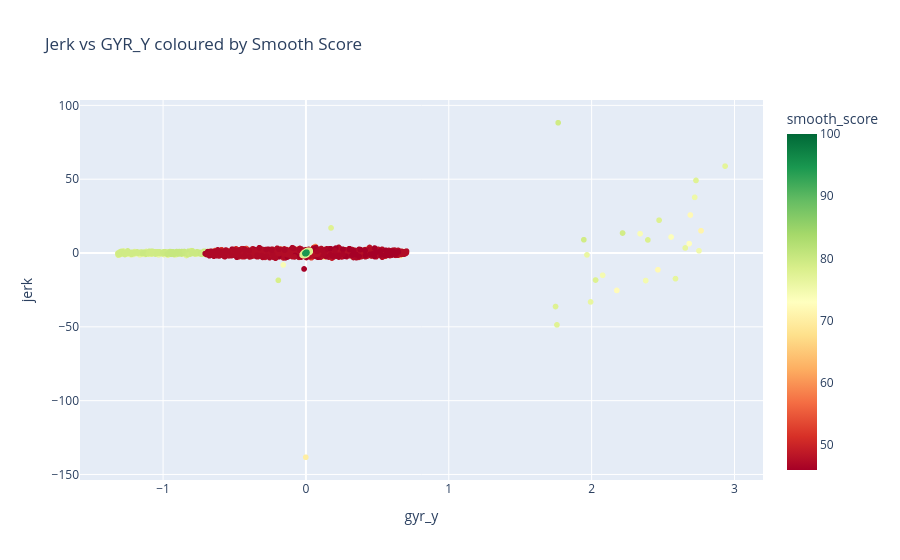

The cell this chart's notebook holds for it:
### Code cell
# Jerk vs GYR_Y scatter
fig = px.scatter(result, x="gyr_y", y="jerk", color="smooth_score",
                 color_continuous_scale="RdYlGn",
                 title="Jerk vs GYR_Y coloured by Smooth Score")
fig.show()

### Figure 1 — Plotly figure (JSON) as saved in the notebook; plotly's stock layout.template omitted (floating-point values rounded to 4 significant figures; data arrays with more than 128 entries replaced by an {"elided": "..."} marker saying what was removed)
{"data": [{"hovertemplate": "gyr_y=%{x}<br>jerk=%{y}<br>smooth_score=%{marker.color}<extra></extra>", "legendgroup": "", "marker": {"color": {"elided": "30000 float values"}, "coloraxis": "coloraxis", "symbol": "circle"}, "mode": "markers", "name": "", "showlegend": false, "type": "scattergl", "x": {"elided": "30000 float values"}, "xaxis": "x", "y": {"elided": "30000 float values"}, "yaxis": "y"}], "layout": {"coloraxis": {"colorbar": {"title": {"text": "smooth_score"}}, "colorscale": [[0, "rgb(165,0,38)"], [0.1, "rgb(215,48,39)"], [0.2, "rgb(244,109,67)"], [0.3, "rgb(253,174,97)"], [0.4, "rgb(254,224,139)"], [0.5, "rgb(255,255,191)"], [0.6, "rgb(217,239,139)"], [0.7, "rgb(166,217,106)"], [0.8, "rgb(102,189,99)"], [0.9, "rgb(26,152,80)"], [1, "rgb(0,104,55)"]]}, "legend": {"tracegroupgap": 0}, "title": {"text": "Jerk vs GYR_Y coloured by Smooth Score"}, "xaxis": {"anchor": "y", "domain": [0, 1], "title": {"text": "gyr_y"}}, "yaxis": {"anchor": "x", "domain": [0, 1], "title": {"text": "jerk"}}}}
